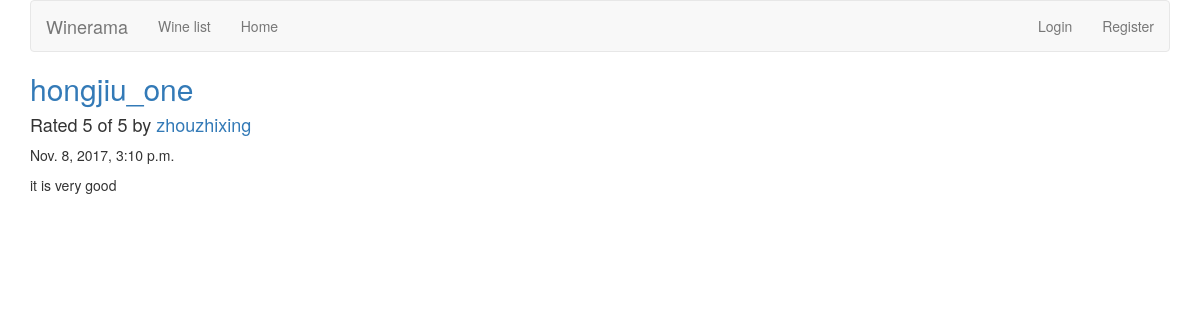
The page /reviews/review/3/ on the database its author committed.
### reviews/models.py (models this page shows, shortened)
class Review(models.Model):
    RATING_CHOICES = (
        (1, '1'),
        (2, '2'),
        (3, '3'),
        (4, '4'),
        (5, '5'),
    )
    wine = models.ForeignKey(Wine)
    pub_date = models.DateTimeField('date published')
    user_name = models.CharField(max_length=100)
    comment = models.CharField(max_length=200)
    rating = models.IntegerField(choices=RATING_CHOICES)

class Wine(models.Model):
    name = models.CharField(max_length=200)

### reviews/views.py (the view)
# urls.py: url(r'^review/(?P<review_id>[0-9]+)/$', views.review_detail, name='review_detail'),
def review_detail(request, review_id):
    review = get_object_or_404(Review, pk=review_id)
    return render(request, 'reviews/review_detail.html', {'review': review})

### reviews/templates/reviews/review_detail.html
{% extends 'base.html' %}
{% block title %}
<h2><a href="{% url 'reviews:wine_detail' review.wine.id %}">{{ review.wine.name }}</a></h2>
{% endblock %}
{% block content %}
    <h4>Rated {{ review.rating }} of 5 by <a href="{% url 'reviews:user_review_list' review.user_name %}" > {{ review.user_name }} </a></h4>
<p>{{ review.pub_date }}</p>
<P>{{ review.comment }}</P>
{% endblock %}

### rows shown on the page
Review: wine.name "hongjiu_one", rating "5", user_name "zhouzhixing", pub_date "Nov. 8, 2017, 3:10 p.m.", comment "it is very good"
